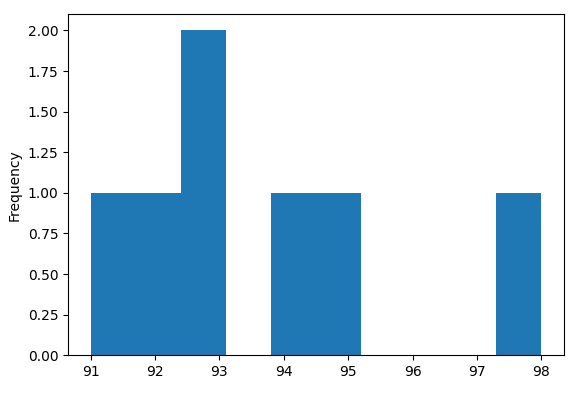

Generate this figure with Python:
import pandas as pd
import matplotlib.pyplot as plt


studentsData = pd.DataFrame({
		"name" : ["Alexander", "Laura", "Daniel", "David", "Nikolas", "Karen", "Alma"],
		"gender" : ["male", "female", "male", "male", "male", "female", "female"],
		"class" : ["Math", "Math", "Science", "Ethics", "Ethics", "Science", "Ethics"],
		"GPA" : [92, 94, 95, 93, 91, 93, 98],
		"classnumbers" : [3, 5, 3, 4, 5, 4, 3]
		})
studentsData["GPA"].plot.hist()
plt.show()
